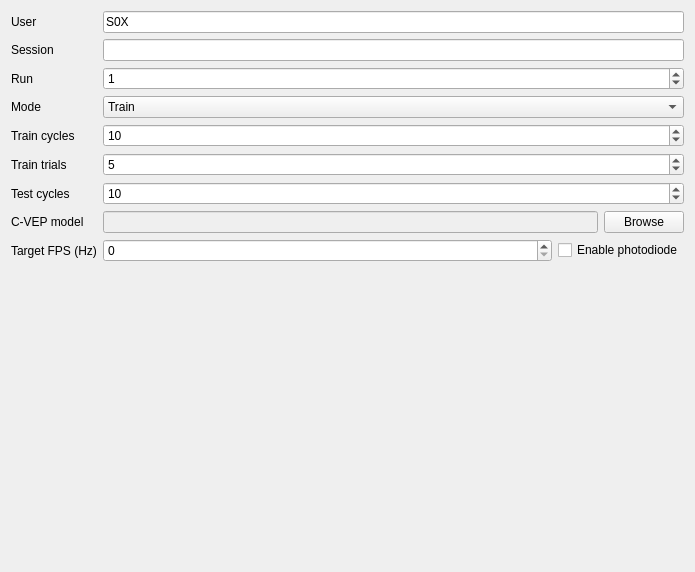
            <widget class="QWidget" name="params_fast">
             <property name="geometry">
              <rect>
               <x>0</x>
               <y>0</y>
               <width>695</width>
               <height>572</height>
              </rect>
             </property>
             <attribute name="label">
              <string>Run settings</string>
             </attribute>
             <layout class="QVBoxLayout" name="verticalLayout_9">
              <item>
               <layout class="QFormLayout" name="formLayout_13">
                <item row="0" column="0">
                 <widget class="QLabel" name="label_user">
                  <property name="text">
                   <string>User</string>
                  </property>
                  <property name="app" stdset="0">
                   <string>all</string>
                  </property>
                 </widget>
                </item>
                <item row="0" column="1">
                 <widget class="QLineEdit" name="lineEdit_user">
                  <property name="text">
                   <string>S0X</string>
                  </property>
                  <property name="app" stdset="0">
                   <string>all</string>
                  </property>
                 </widget>
                </item>
                <item row="1" column="0">
                 <widget class="QLabel" name="label_session">
                  <property name="text">
                   <string>Session</string>
                  </property>
                  <property name="app" stdset="0">
                   <string>all</string>
                  </property>
                 </widget>
                </item>
                <item row="1" column="1">
                 <widget class="QLineEdit" name="lineEdit_session">
                  <property name="text">
                   <string/>
                  </property>
                  <property name="app" stdset="0">
                   <string>all</string>
                  </property>
                 </widget>
                </item>
                <item row="2" column="0">
                 <widget class="QLabel" name="label_run">
                  <property name="text">
                   <string>Run</string>
                  </property>
                  <property name="app" stdset="0">
                   <string>all</string>
                  </property>
                 </widget>
                </item>
                <item row="2" column="1">
                 <widget class="QSpinBox" name="spinBox_run">
                  <property name="value">
                   <number>1</number>
                  </property>
                  <property name="app" stdset="0">
                   <string>all</string>
                  </property>
                 </widget>
                </item>
                <item row="3" column="0">
                 <widget class="QLabel" name="label_mode">
                  <property name="text">
                   <string>Mode</string>
                  </property>
                  <property name="app" stdset="0">
                   <string>erp_speller</string>
                  </property>
                 </widget>
                </item>
                <item row="3" column="1">
                 <layout class="QHBoxLayout" name="horizontalLayout">
                  <item>
                   <widget class="QComboBox" name="comboBox_mode">
                    <property name="sizePolicy">
                     <sizepolicy hsizetype="Expanding" vsizetype="Preferred">
                      <horstretch>0</horstretch>
                      <verstretch>0</verstretch>
                     </sizepolicy>
                    </property>
                    <property name="styleSheet">
                     <string notr="true"/>
                    </property>
                    <property name="editable">
                     <bool>false</bool>
                    </property>
                    <property name="currentText">
                     <string>Train</string>
                    </property>
                    <property name="currentIndex">
                     <number>0</number>
                    </property>
                    <property name="app" stdset="0">
                     <string>erp_speller</string>
                    </property>
                    <item>
                     <property name="text">
                      <string>Train</string>
                     </property>
                    </item>
                    <item>
                     <property name="text">
                      <string>Online</string>
                     </property>
                    </item>
                   </widget>
                  </item>
                 </layout>
                </item>
                <item row="4" column="0">
                 <widget class="QLabel" name="label_train_cycles">
                  <property name="text">
                   <string>Train cycles</string>
                  </property>
                  <property name="app" stdset="0">
                   <string>erp_speller</string>
                  </property>
                 </widget>
                </item>
                <item row="4" column="1">
                 <widget class="QSpinBox" name="spinBox_traincycles">
                  <property name="value">
                   <number>10</number>
                  </property>
                 </widget>
                </item>
                <item row="5" column="0">
                 <widget class="QLabel" name="label_train_trials">
                  <property name="text">
                   <string>Train trials</string>
                  </property>
                 </widget>
                </item>
                <item row="5" column="1">
                 <widget class="QSpinBox" name="spinBox_traintrials">
                  <property name="value">
                   <number>5</number>
                  </property>
                 </widget>
                </item>
                <item row="6" column="0">
                 <widget class="QLabel" name="label_test_cycles">
                  <property name="text">
                   <string>Test cycles</string>
                  </property>
                  <property name="app" stdset="0">
                   <string>erp_speller</string>
                  </property>
                 </widget>
                </item>
                <item row="6" column="1">
                 <widget class="QSpinBox" name="spinBox_testcycles">
                  <property name="value">
                   <number>10</number>
                  </property>
                 </widget>
                </item>
                <item row="7" column="0">
                 <widget class="QLabel" name="label_cvepmodel">
                  <property name="text">
                   <string>C-VEP model </string>
                  </property>
                  <property name="app" stdset="0">
                   <string>erp_speller</string>
                  </property>
                 </widget>
                </item>
                <item row="7" column="1">
                 <layout class="QHBoxLayout" name="horizontalLayout_paradigm">
                  <property name="spacing">
                   <number>6</number>
                  </property>
                  <item>
                   <widget class="QLineEdit" name="lineEdit_cvepmodel">
                    <property name="enabled">
                     <bool>false</bool>
                    </property>
                    <property name="app" stdset="0">
                     <string>erp_speller</string>
                    </property>
                   </widget>
                  </item>
                  <item>
                   <widget class="QPushButton" name="btn_browse_cvepmodel">
                    <property name="text">
                     <string>Browse</string>
                    </property>
                    <property name="app" stdset="0">
                     <string>erp_speller</string>
                    </property>
                   </widget>
                  </item>
                 </layout>
                </item>
                <item row="8" column="0">
                 <widget class="QLabel" name="label_fpsresolution">
                  <property name="text">
                   <string>Target FPS (Hz)</string>
                  </property>
                 </widget>
                </item>
                <item row="8" column="1">
                 <layout class="QHBoxLayout" name="horizontalLayout_2">
                  <item>
                   <widget class="QSpinBox" name="spinBox_fpsresolution">
                    <property name="maximum">
                     <number>1000</number>
                    </property>
                   </widget>
                  </item>
                  <item>
                   <widget class="QCheckBox" name="checkBox_photodiode">
                    <property name="sizePolicy">
                     <sizepolicy hsizetype="Maximum" vsizetype="Fixed">
                      <horstretch>0</horstretch>
                      <verstretch>0</verstretch>
                     </sizepolicy>
                    </property>
                    <property name="text">
                     <string>Enable photodiode</string>
                    </property>
                   </widget>
                  </item>
                 </layout>
                </item>
               </layout>
              </item>
             </layout>
            </widget>
